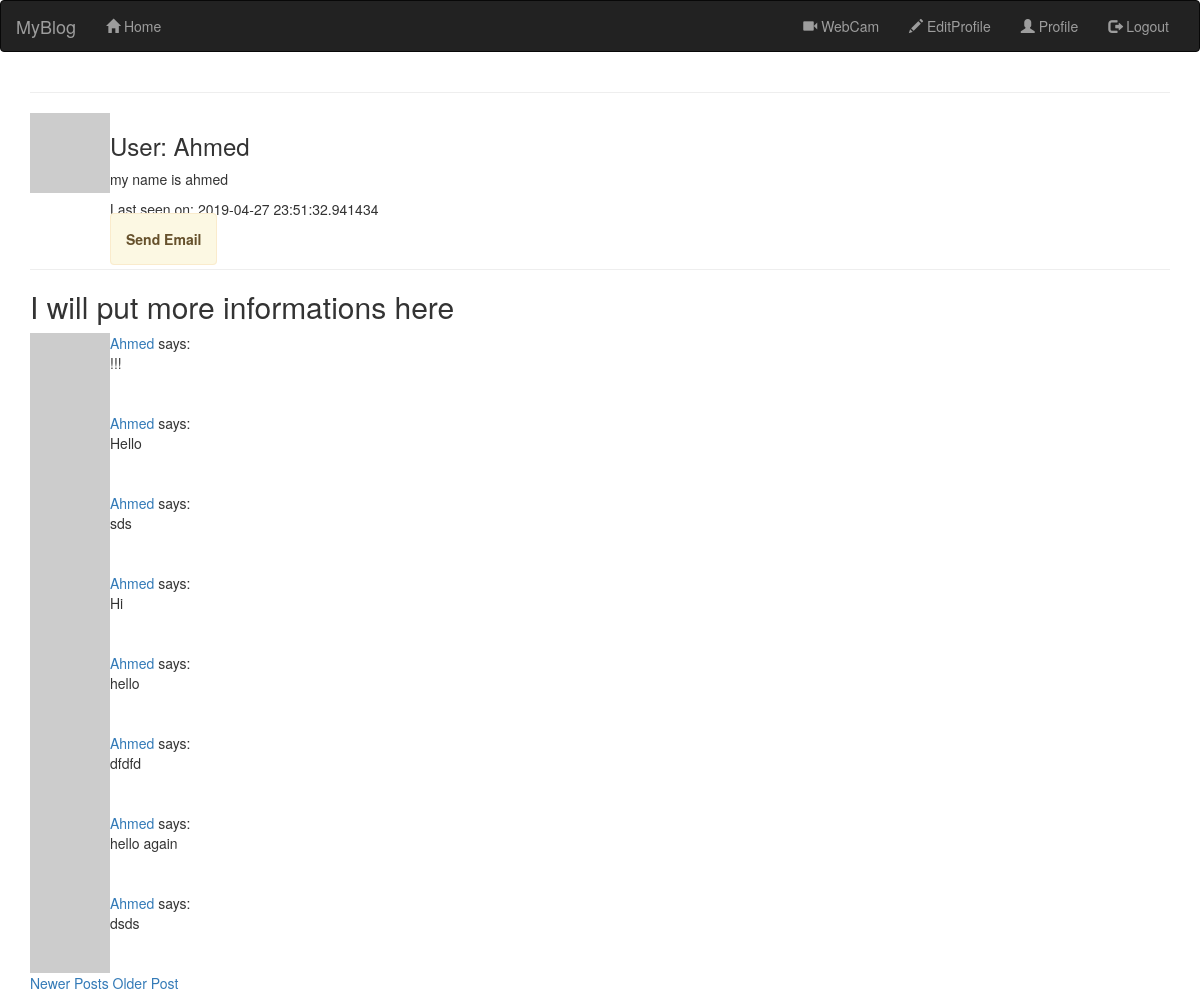
Screenshot of /user/Ahmed?page=2 (signed in) with the database file from the repository.
### app/models.py (models this page shows, shortened)
class User(UserMixin, db.Model):
    __tablename__ = 'USERS'
    id = db.Column(db.Integer, primary_key=True)
    username = db.Column(db.String(64), unique=True, index=True)
    email = db.Column(db.String(128), unique=True, index=True)
    password_hash = db.Column(db.String(128))  # holds a hash of the user password
    role_id = db.Column(db.Integer, db.ForeignKey('ROLES_.id'))
    posts = db.relationship('Post', backref='user', lazy='dynamic')
    about_me = db.Column(db.String(140))   # about me
    last_seen = db.Column(db.DateTime, default=datetime.utcnow)
    def avatar(self, size):
        digest = md5(self.email.lower().encode('utf-8')).hexdigest()
        return 'https://www.gravatar.com/avatar/{}?d=identicon&s={}'.format(
            digest, size)

class Post(db.Model):
    __tablename__ = "POSTS"                # the table name
    id = db.Column(db.Integer, primary_key=True)
    body = db.Column(db.String(140))
    timestamp = db.Column(db.DateTime, index=True, default=datetime.utcnow)
    user_id = db.Column(db.Integer, db.ForeignKey('USERS.id'))

### app/routes.py (the view)
@App.route('/user/<username>')
@login_required       # only for logged in users
def user(username):
    user_porfile = User.query.filter_by(username=username).first_or_404()  # the first ( = exist 'username' ) or
    PATH= "/user/" + str(user_porfile.username) + "/sendEmail"
    posts = [
        {'author': user_porfile, 'body': 'Test post #1'},
        {'author': user_porfile, 'body': 'Test post #2'}
    ]
    page = request.args.get('page', 1, type=int)
    my_posts = user_porfile.posts.order_by(Post.timestamp.desc()).paginate(page, App.config['POSTS_PER_PAGE'],False)
    next_url = url_for('user', username=user_porfile.username, page=my_posts.next_num) if my_posts.has_next else None
    prev_url = url_for('user', username=user_porfile.username, page=my_posts.prev_num) if my_posts.has_prev else None
    return render_template('user.html', title="profile", user=user_porfile, posts=my_posts.items, next_url=next_url,
                           prev_url=prev_url, PATH=PATH)

### app/models.py (called while the page is built)
@login.user_loader     # register
def load_user(id_):    # load the user id function
    return User.query.get(int(id_))

### app/routes.py (called while the page is built)
@App.before_request
def before_request():
    if current_user.is_authenticated:
        current_user.last_seen = datetime.utcnow()
        db.session.commit()

### app/templates/user.html
{% extends "base_boots.html" %}
{% block app_content %}
<hr>
<table>
    <tr valign="top">
        <td><img src="{{user.avatar(128)}}"></td>
        <td>
            <h3> User: {{ user.username }} </h3>
            {% if user.about_me %}<p> {{ user.about_me }} </p>{% endif %}
            {% if user.last_seen %}<p> Last seen on: {{ user.last_seen }}</p>{% endif %}
            <span class="alert alert-warning">
             <a href="{{ PATH }}" class="alert-link">
             Send Email
             </a></span>
        </td>
    </tr>
</table>
    <hr>
<h2 > I will put more informations here</h2>
{% for post in posts%}
        {%include '_post.html' %}
    {% endfor %}
{% if prev_url %}
<a href="{{prev_url}}"> Newer Posts</a>
{% endif %}
{% if next_url %}
<a href="{{next_url}}"> Older Post </a>
{% endif %}
{% endblock %}

### app/templates/_post.html
<table class="tabel table-hover">
    <tr valign="top">
        <td width="45px">
            <a href="{{ url_for('user', username=post.user.username) }}">
                <img src="{{ post.user.avatar(45) }}"></a>
        </td>
        <td>
            <a href="{{ url_for('user', username=post.user.username) }}">
                 {{ post.user.username }}
                </a>
            says:<br>
            {{ post.body }}
        </td>
    </tr>
</table>

### rows the page displays
User: username "Ahmed", about_me "my name is ahmed", last_seen "2019-04-27 23:51:32.941434"
Post: user.username "Ahmed", body "!!!"
Post: user.username "Ahmed", body "Hello"
Post: user.username "Ahmed", body "sds"
Post: user.username "Ahmed", body "Hi"
Post: user.username "Ahmed", body "hello"
Post: user.username "Ahmed", body "dfdfd"
Post: user.username "Ahmed", body "hello again"
Post: user.username "Ahmed", body "dsds"
